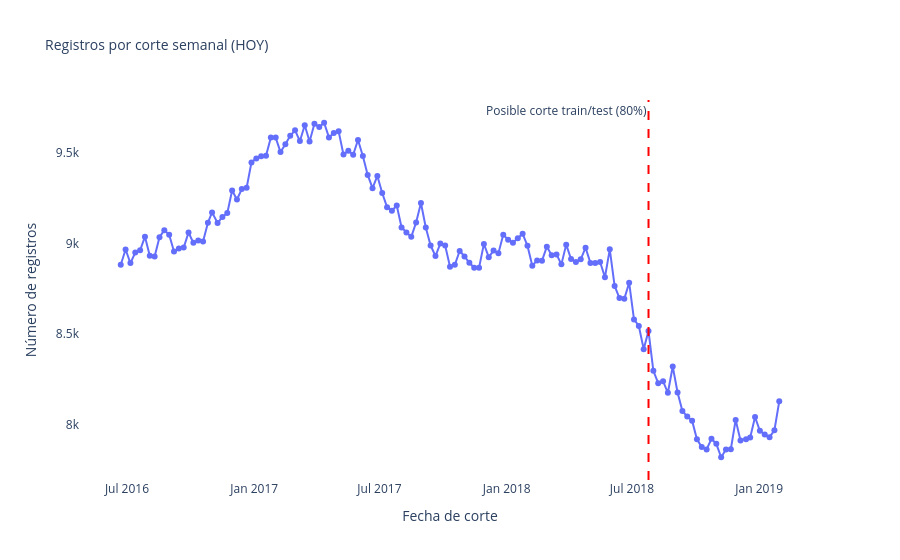

Notebook code for this chart:
### Markdown cell above
## 5. Cobertura temporal

Analizamos el volumen de registros por corte semanal (`HOY`) y por archivo fuente.

Este análisis es crítico para el **Sprint 2** donde definiremos la fecha de corte
del split temporal. Necesitamos:
- Confirmar que los datos de los dos archivos no se solapan
- Identificar períodos con volumen inusualmente bajo (posibles cortes incompletos)
- Establecer un rango de fechas confiable para el modelo

### Code cell
# ── Volumen de registros y asesores únicos por corte semanal ─────────────────
vol_semanal = (
    df.groupby("HOY")
    .agg(
        registros = ("CODIGO_ASESOR", "count"),    # total de filas por corte
        asesores  = ("CODIGO_ASESOR", "nunique"),   # asesores únicos por corte
    )
    .reset_index()
    .sort_values("HOY")
)

print("=== RESUMEN DE COBERTURA TEMPORAL ===")
print(f"  Total de cortes semanales (HOY únicos) : {vol_semanal['HOY'].nunique():,}")
print(f"  Corte más antiguo                      : {vol_semanal['HOY'].min().date()}")
print(f"  Corte más reciente                     : {vol_semanal['HOY'].max().date()}")
print(f"  Promedio de registros por corte        : {vol_semanal['registros'].mean():,.0f}")
print(f"  Promedio de asesores por corte         : {vol_semanal['asesores'].mean():,.0f}")
print(f"  Corte con más registros                : {vol_semanal.loc[vol_semanal['registros'].idxmax(), 'HOY'].date()} ({vol_semanal['registros'].max():,})")
print(f"  Corte con menos registros              : {vol_semanal.loc[vol_semanal['registros'].idxmin(), 'HOY'].date()} ({vol_semanal['registros'].min():,})")

# ── Gráfica de volumen a lo largo del tiempo ──────────────────────────────────
fig2 = px.line(
    vol_semanal,
    x="HOY",
    y="registros",
    title="Registros por corte semanal (HOY)",
    labels={"HOY": "Fecha de corte", "registros": "Número de registros"},
    markers=True,
)
fig2.update_layout(plot_bgcolor="white", title_font_size=14)
fig2.add_vline(
    # Línea vertical sugerida para el split temporal — se ajusta en Sprint 2
    x=vol_semanal["HOY"].quantile(0.8, interpolation="nearest").timestamp() * 1000,
    line_dash="dash",
    line_color="red",
    annotation_text="Posible corte train/test (80%)",
    annotation_position="top left",
)
fig2.show()

fig2.write_image(str(FIG_DIR / "02_volumen_temporal.png"), scale=2)
print("✓ Figura guardada en reports/figures/02_volumen_temporal.png")

### Figure 1 — Plotly figure (JSON) as saved in the notebook; plotly's stock layout.template omitted (floating-point values rounded to 4 significant figures; data arrays with more than 128 entries replaced by an {"elided": "..."} marker saying what was removed)
{"data": [{"hovertemplate": "Fecha de corte=%{x}<br>Número de registros=%{y}<extra></extra>", "legendgroup": "", "line": {"color": "#636efa", "dash": "solid"}, "marker": {"symbol": "circle"}, "mode": "lines+markers", "name": "", "orientation": "v", "showlegend": false, "type": "scatter", "x": {"elided": "137 str values"}, "xaxis": "x", "y": {"elided": "137 int values"}, "yaxis": "y"}], "layout": {"annotations": [{"showarrow": false, "text": "Posible corte train/test (80%)", "x": 1532476800000, "xanchor": "right", "xref": "x", "y": 1, "yanchor": "top", "yref": "y domain"}], "legend": {"tracegroupgap": 0}, "plot_bgcolor": "white", "shapes": [{"line": {"color": "red", "dash": "dash"}, "type": "line", "x0": 1532476800000, "x1": 1532476800000, "xref": "x", "y0": 0, "y1": 1, "yref": "y domain"}], "title": {"font": {"size": 14}, "text": "Registros por corte semanal (HOY)"}, "xaxis": {"anchor": "y", "domain": [0, 1], "title": {"text": "Fecha de corte"}}, "yaxis": {"anchor": "x", "domain": [0, 1], "title": {"text": "Número de registros"}}}}
